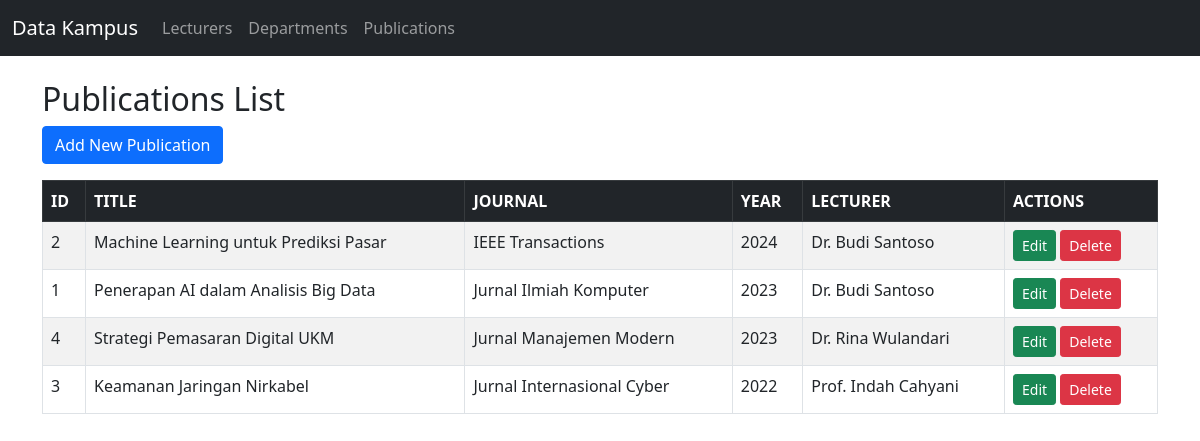
The page /Project/index.php?controller=publication&action=index on the database its author committed.
### tables this page shows
CREATE TABLE publications (
  id INT AUTO_INCREMENT PRIMARY KEY,
  title VARCHAR(255) NOT NULL,
  journal VARCHAR(150),
  year INT,
  lecturer_id INT,  
  FOREIGN KEY (lecturer_id) 
    REFERENCES lecturers(id) 
    ON DELETE CASCADE  
);

CREATE TABLE lecturers (
  id INT AUTO_INCREMENT PRIMARY KEY,
  name VARCHAR(255) NOT NULL,
  nidn VARCHAR(20) NOT NULL UNIQUE,
  phone VARCHAR(20),
  join_date DATE,
  department_id INT,  
  FOREIGN KEY (department_id) 
    REFERENCES departments(id) 
    ON DELETE SET NULL  
);

### Project/app/controllers/PublicationController.php (called while the page is built, shortened)
<?php
require_once 'app/models/Publication.php';
class PublicationController {
    public function index() {
        $publicationModel = new Publication();
        $publications = $publicationModel->getAll();
        require 'app/views/publications/index.php';
    }
}
?>

### Project/app/models/Database.php (called while the page is built, shortened)
<?php
class Database {
    private $servername = "localhost";
    private $username = "root";
    private $password = "";
    private $db_name = "tp_mvc25";
    public function __construct() {
        $this->conn = new mysqli($this->servername, $this->username, $this->password, $this->db_name);
    }
}
?>

### Project/app/models/Publication.php (called while the page is built, shortened)
<?php
require_once 'Database.php';
class Publication {
    private $db;
    private $table = 'publications';
    public function __construct() {
        $this->db = new Database();
    }
    public function getAll() {
        $sql = "SELECT p.*, l.name as lecturer_name
                FROM {$this->table} p
                LEFT JOIN lecturers l ON p.lecturer_id = l.id
                ORDER BY p.year DESC, p.title ASC";
        $result = $this->db->conn->query($sql);
        return $result;
    }
}
?>

### Project/app/views/publications/index.php (the view, shortened to what this page needs)
<?php
include 'app/views/layouts/header.php';
?>
<h2>Publications List</h2>
<a href="index.php?controller=publication&action=create" class="btn btn-primary mb-3">Add New Publication</a>
<table class="table table-striped table-bordered">
  <thead class="table-dark">
    <tr>
      <th>ID</th>
      <th>TITLE</th>
      <th>JOURNAL</th>
      <th>YEAR</th>
      <th>LECTURER</th>
      <th>ACTIONS</th>
    </tr>
  </thead>
  <tbody>
    <?php while ($row = $publications->fetch_assoc()) { ?>
    <tr>
      <td><?php echo $row['id']; ?></td>
      <td><?php echo htmlspecialchars($row['title']); ?></td>
      <td><?php echo htmlspecialchars($row['journal']); ?></td>
      <td><?php echo $row['year']; ?></td>
      <td><?php echo htmlspecialchars($row['lecturer_name'] ?? 'N/A'); ?></td>
      <td>
        <a class='btn btn-success btn-sm' href='index.php?controller=publication&action=edit&id=<?php echo $row['id']; ?>'>Edit</a>
        <a class='btn btn-danger btn-sm' href='index.php?controller=publication&action=delete&id=<?php echo $row['id']; ?>' onclick="return confirm('Are you sure?')">Delete</a>
      </td>
    </tr>
    <?php } ?>
  </tbody>
</table>
<?php include 'app/views/layouts/footer.php'; ?>

### rows shown on the page
publications: id "2", title "Machine Learning untuk Prediksi Pasar", journal "IEEE Transactions", year "2024", lecturer.name "Dr. Budi Santoso"
publications: id "1", title "Penerapan AI dalam Analisis Big Data", journal "Jurnal Ilmiah Komputer", year "2023", lecturer.name "Dr. Budi Santoso"
publications: id "4", title "Strategi Pemasaran Digital UKM", journal "Jurnal Manajemen Modern", year "2023", lecturer.name "Dr. Rina Wulandari"
publications: id "3", title "Keamanan Jaringan Nirkabel", journal "Jurnal Internasional Cyber", year "2022", lecturer.name "Prof. Indah Cahyani"
